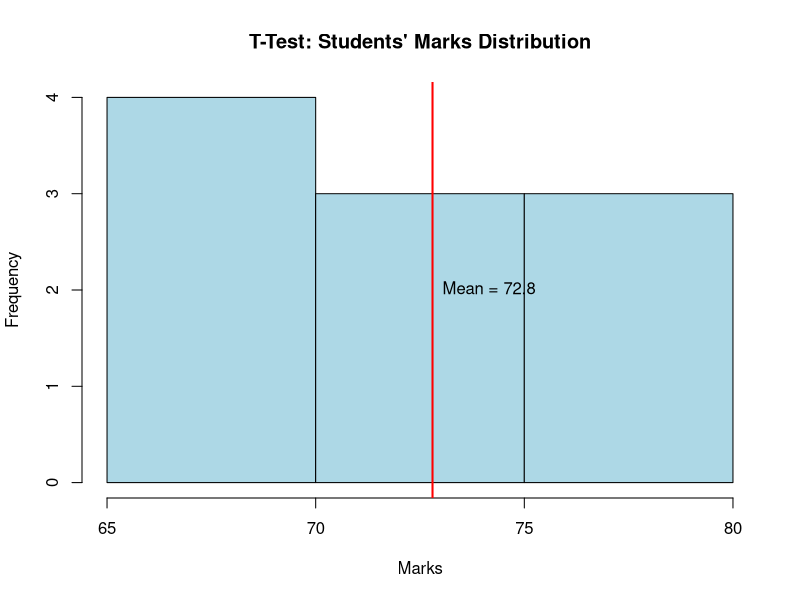

Generate this figure with R:
setwd(tempdir())
marks = c(65, 70, 68, 75, 80, 72, 78, 74, 69, 77)
mu <- 70
result <- t.test(marks, mu = mu)
print(result)

dev.new()

hist(marks,
     main = "T-Test: Students' Marks Distribution",
     xlab = "Marks",
     col = "lightblue",
     border = "black")
abline(v = mean(marks), col = "red", lwd = 2)
text(mean(marks), 2, paste("Mean =", round(mean(marks), 2)), pos = 4)

cat("✅ Plot displayed successfully!\n")